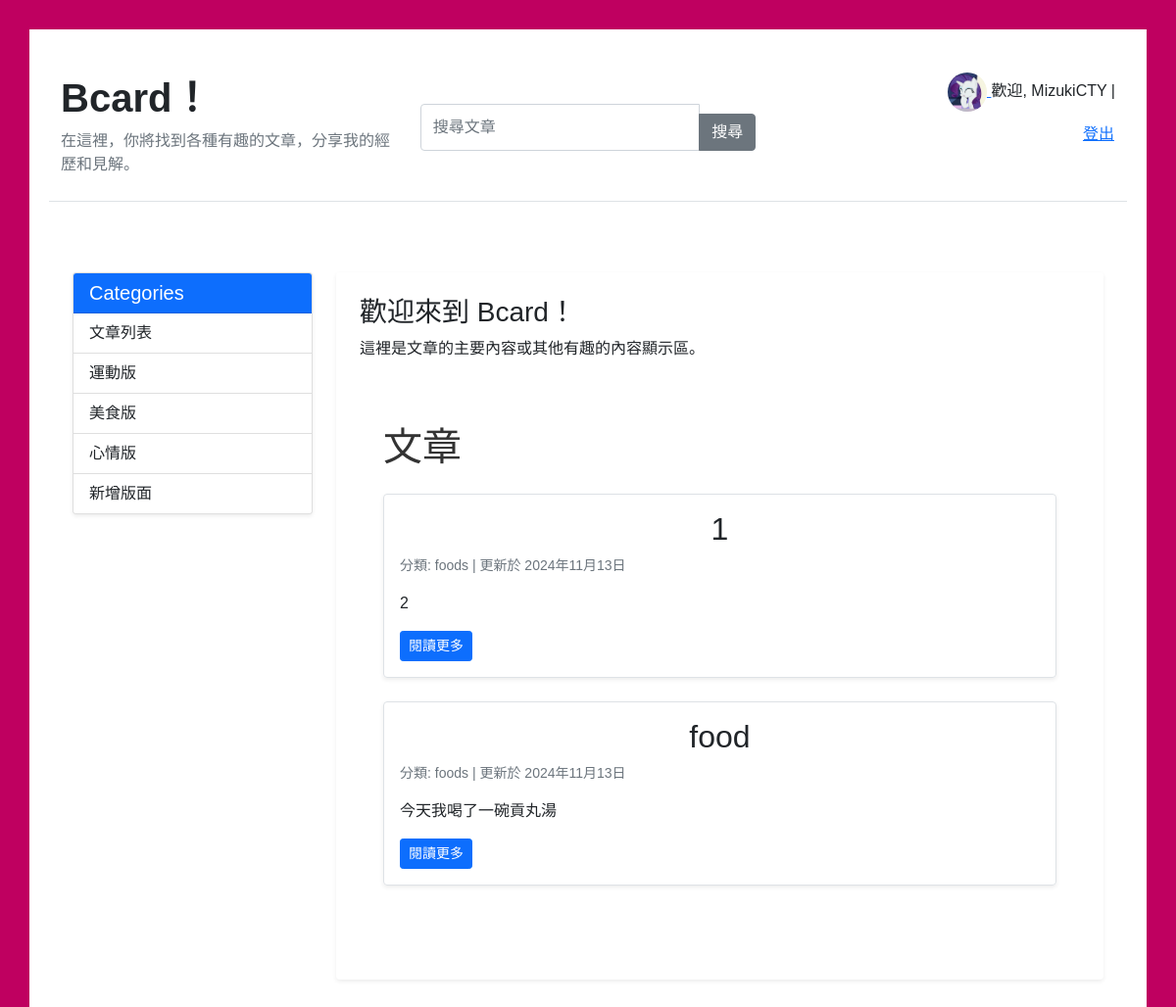
The page /foods/ (signed in) on the database its author committed.
### mypost/models.py (models this page shows, shortened)
class BlogPost(models.Model):
    TITLE_MAX_LENGTH = 200
    title = models.CharField(max_length=TITLE_MAX_LENGTH)
    content = models.TextField()
    category = models.CharField(max_length=100, choices=[
        ('sports', '運動'),
        ('feels', '心情'),
        ('foods', '美食'),
    ], default='tech')
    updated_at = models.DateTimeField(auto_now=True)
    created_at = models.DateTimeField(auto_now_add=True)  # 添加這一行

### mypost/views.py (the view)
# urls.py: path('foods/', foods_page, name='foods_page'),
def foods_page(request):
    foods_posts = BlogPost.objects.filter(category='foods')
    return render(request, 'foods.html', {'foods_posts': foods_posts})

### templates/foods.html (shortened to what this page needs)
{% extends 'mainpage.html' %}
{% block blog %}
<div class="container py-5">
    <h1>文章</h1>
    <div class="article-list mt-4">
        {% for foods_post in foods_posts %}
        <div class="article-card mb-4 p-3 border rounded shadow-sm">
            <h2><a href="" class="text-decoration-none text-dark">{{ foods_post.title }}</a></h2>
            <p class="text-muted small">分類: {{ foods_post.category }} | 更新於 {{ foods_post.updated_at|date:"Y年m月d日" }}</p>
            <p>{{ foods_post.content|truncatewords:50 }}</p>
            <a href="" class="btn btn-primary btn-sm">閱讀更多</a>
        </div>
        {% empty %}
        <p>目前沒有任何文章。</p>
        {% endfor %}
    </div>
</div>
{% endblock %}

### templates/header.html (shortened to what this page needs)
{% load static %}
<header class="container py-4 border-bottom">
    <div class="row align-items-center">
        {% if request.path != '/login/' %}
        <div class="col-md-4">
            <h1 class="fw-bold">
                <a href="/" class="text-decoration-none text-dark">Bcard！</a>
            </h1>
            <p class="text-muted mb-0">在這裡，你將找到各種有趣的文章，分享我的經歷和見解。</p>
        </div>
        <div class="col-md-4 text-center">
            <form method="GET" action="" class="d-inline-block w-100">
                <div class="input-group">
                    <input type="text" class="form-control" name="search" placeholder="搜尋文章" aria-label="搜尋文章" aria-describedby="button-search">
                    <button class="btn btn-secondary" type="submit" id="button-search">搜尋</button>
                </div>
            </form>
        </div>
        {% endif %}
        <div class="col-md-4 text-end">
            <div class="user-info">
                {% if user.is_authenticated %}
                    <p class="mb-0">
                        <a href="{% url 'user_profile' %}">
                            {% if user.profile.profile_picture %}
                                <img src="{{ user.profile.profile_picture.url }}" alt="頭像" width="40" height="40" class="rounded-circle me-2">
                            {% else %}
                                <img src="{% static 'images/彩虹小馬.jpg' %}" alt="預設頭像" width="40" height="40" class="rounded-circle">
                            {% endif %}
                        </a>
                        歡迎, {{ user.username }} |
                        <form action="{% url 'logout' %}" method="post" style="display: inline;">
                            <button type="submit" class="btn btn-link p-0">登出</button>
                        </form>
                    </p>
                {% else %}
                    <a href="{% url 'login' %}">登入</a>
                {% endif %}
            </div>
        </div>
    </div>
</header>

### mypost/static/css/styles.css (style rules this page uses)
.site-wrapper { border: 30px solid #BF0060; padding: 20px; border-radius: 0px; background-color: #fff; }
body { font-family: Arial, sans-serif; margin: 3; padding: 0 20px 20px 20px; }
header { padding-top: 3; }
h1 { color: #333; }
form { margin-top: 20px; }
button { padding: 10px 15px; background-color: #4CAF50; color: white; border: none; cursor: pointer; }
body { background-color: #f7f7f7; font-family: Arial, sans-serif; }
h2 { text-align: center; color: #333333; }
button { background-color: #4CAF50; color: white; border: none; padding: 10px 20px; border-radius: 5px; cursor: pointer; font-size: 16px; margin-top: 10px; }
form { display: flex; flex-direction: column; }
form > * { margin-bottom: 15px; }

### rows shown on the page
BlogPost: title "1", category "foods", updated_at "2024年11月13日", content "2"
BlogPost: title "food", category "foods", updated_at "2024年11月13日", content "今天我喝了一碗貢丸湯"

### other values the page prints
{{ user.username }} "MizukiCTY"
